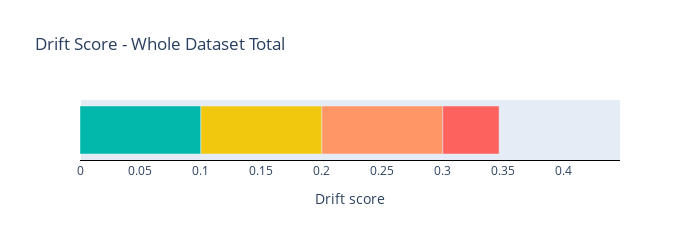
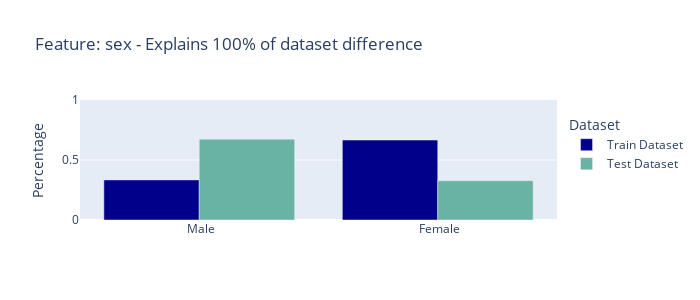

The cell these charts' notebook holds for them, in order:
### Code cell
check = WholeDatasetDrift()
check.run(train_dataset=train_drifted_ds, test_dataset=test_drifted_ds)

### Figure 1 — Plotly figure (JSON) as saved in the notebook; plotly's stock layout.template omitted (floating-point values rounded to 4 significant figures)
{"data": [{"base": 0, "marker": {"color": "#01B8AA"}, "offsetgroup": "0", "orientation": "h", "showlegend": false, "type": "bar", "x": [0.1], "y": ["Drift Score"]}, {"base": 0.1, "marker": {"color": "#F2C80F"}, "offsetgroup": "0", "orientation": "h", "showlegend": false, "type": "bar", "x": [0.1], "y": ["Drift Score"]}, {"base": 0.2, "marker": {"color": "#FE9666"}, "offsetgroup": "0", "orientation": "h", "showlegend": false, "type": "bar", "x": [0.1], "y": ["Drift Score"]}, {"base": 0.3, "marker": {"color": "#FD625E"}, "offsetgroup": "0", "orientation": "h", "showlegend": false, "type": "bar", "x": [0.04656], "y": ["Drift Score"]}], "layout": {"height": 200, "title": {"text": "Drift Score - Whole Dataset Total"}, "width": 700, "xaxis": {"dtick": 0.05, "fixedrange": true, "gridcolor": "black", "linecolor": "black", "range": [0, 0.4466], "showgrid": false, "title": {"text": "Drift score"}}, "yaxis": {"color": "black", "fixedrange": true, "showgrid": false, "showline": false, "showticklabels": false, "zeroline": false}}}

### Figure 2 — Plotly figure (JSON) as saved in the notebook; plotly's stock layout.template omitted (floating-point values rounded to 4 significant figures)
{"data": [{"marker": {"color": "darkblue"}, "name": "Train Dataset", "type": "bar", "x": [" Male", " Female"], "y": [0.3339, 0.6661]}, {"marker": {"color": "#69b3a2"}, "name": "Test Dataset", "type": "bar", "x": [" Male", " Female"], "y": [0.6734, 0.3266]}], "layout": {"height": 300, "legend": {"title": {"text": "Dataset"}, "xanchor": "left", "y": 0.9, "yanchor": "top"}, "title": {"text": "Feature: sex - Explains 100% of dataset difference"}, "width": 700, "xaxis": {"type": "category"}, "yaxis": {"fixedrange": true, "range": [0, 1], "title": {"text": "Percentage"}}}}
